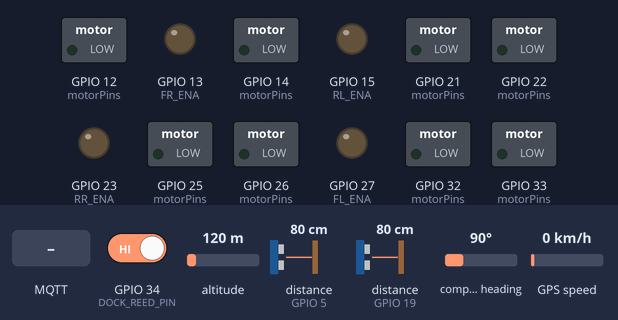
This program was run on a simulated ESP32. Shown: switched loads named in the program (green lamp = pin HIGH), output pins drawn as LEDs (lit = HIGH). The inputs (shaded band) are chosen by the test bench; at power-on: GPIO 34 (DOCK_REED_PIN) HIGH, altitude 120 m, distance to the obstacle (sensors on GPIO 5, GPIO 19) 80 cm, compass heading 90°, GPS speed 0 km/h. The echo pulse lasts 58.3 µs per cm; WiFi joins after 1.5 s; servers stay silent unless stated; the GPS gets a fix after 3 s at 37.7749, -122.4194 with 8 satellites; no MQTT or app messages arrive unless stated; what the program prints to the serial monitor is not drawn.

Above: at 1.2 s.
1.3 s: MQTT message "0" arrives on the first subscribed topic
At 5.6 s:
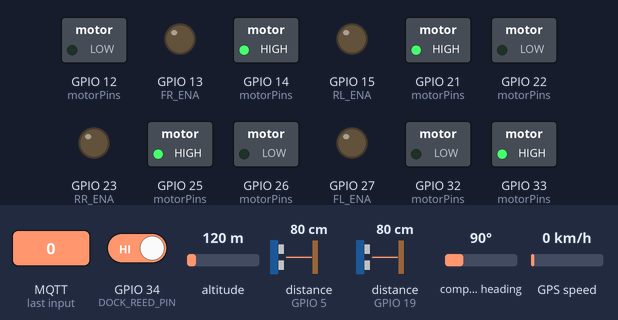
6.5 s: MQTT message "/cmd/estop" arrives on the first subscribed topic
8.0 s: MQTT message "/cmd/estop" arrives on the second subscribed topic
Timing chart, 0 to 11.0 s (numbered marks = the images above; inputs shaded):
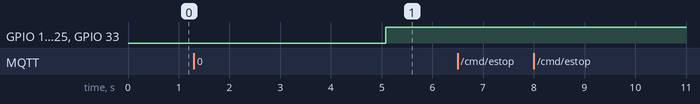

The program:

main.cpp
```cpp
// Roaming Roost — ESP32-WROOM-32 firmware
// Hardware: 4× mecanum wheels (L298N ×2), NEO-6M GPS, HC-SR04 ×4 (obstacles/boundary),
//           reed switch (dock detect), 12V LiFePO4, DHT22
// MQTT: tc/{deviceId}/sensors, tc/{deviceId}/state, tc/{deviceId}/alert
//       tc/{deviceId}/cmd/drive (subscribe), tc/{deviceId}/cmd/estop (subscribe QoS2 retain)

#include <Arduino.h>
#include <WiFi.h>
#include <PubSubClient.h>
#include <ArduinoJson.h>
#include <TinyGPSPlus.h>
#include <NewPing.h>
#include <esp_task_wdt.h>

// — Credentials —
#ifndef WIFI_SSID
#define WIFI_SSID "YOUR_SSID"
#endif
#ifndef WIFI_PASSWORD
#define WIFI_PASSWORD "YOUR_PASSWORD"
#endif
#ifndef MQTT_BROKER
#define MQTT_BROKER "192.168.1.100"
#endif
#ifndef DEVICE_ID
#define DEVICE_ID "rr_001"
#endif

// — Motor pins: L298N #1 (Front Left, Front Right) —
#define FL_IN1  25
#define FL_IN2  26
#define FL_ENA  27   // PWM
#define FR_IN1  14
#define FR_IN2  12
#define FR_ENA  13   // PWM

// — Motor pins: L298N #2 (Rear Left, Rear Right) —
#define RL_IN1  33
#define RL_IN2  32
#define RL_ENA  15   // PWM
#define RR_IN1  21
#define RR_IN2  22
#define RR_ENA  23   // PWM

// — Sensors —
#define DOCK_REED_PIN   34   // INPUT_PULLUP — LOW when docked
#define SONAR_TRIG_F    4
#define SONAR_ECHO_F    5
#define SONAR_TRIG_B    18
#define SONAR_ECHO_B    19
#define GPS_RX          16
#define GPS_TX          17

#define SONAR_MAX_CM    200
#define OBSTACLE_CM      35   // stop if obstacle closer than this

// — Constants —
static const unsigned long SENSOR_INTERVAL_MS    = 10000;
static const unsigned long RECONNECT_INTERVAL_MS  = 5000;
static const unsigned long WATCHDOG_TIMEOUT_MS   = 8000;
static const unsigned long IDLE_MOTOR_TIMEOUT_MS = 3000;   // disable motors after 3s idle
static const int           MOTOR_IDLE_SPEED      = 0;
static const int           MOTOR_PATROL_SPEED    = 140;    // 0-255

// — State machine —
enum class SystemState { BOOT, CONNECTING, IDLE, RUNNING, DOCKING, ERROR, ESTOP };
static SystemState currentState = SystemState::BOOT;

// — Drive command —
struct DriveCmd {
  int   vx;      // forward/backward  -100..100
  int   vy;      // strafe left/right  -100..100
  int   omega;   // rotation          -100..100
  float speed;   // multiplier 0.0-1.0
  unsigned long receivedAt;
};
static DriveCmd pendingDrive = {0, 0, 0, 0.5f, 0};
static bool hasPendingDrive = false;

// — Runtime —
static WiFiClient wifiClient;
static PubSubClient mqttClient(wifiClient);
static TinyGPSPlus gps;
static HardwareSerial gpsSerial(1);
static NewPing sonarFront(SONAR_TRIG_F, SONAR_ECHO_F, SONAR_MAX_CM);
static NewPing sonarRear (SONAR_TRIG_B, SONAR_ECHO_B, SONAR_MAX_CM);

static unsigned long lastSensorPublish   = 0;
static unsigned long lastMotorActivity   = 0;
static unsigned long lastReconnectAttempt = 0;
static bool eStopRequested = false;
static bool isDocked       = false;
static bool returnToDock   = false;

// ── Forward declarations ─────────────────────────────────────────────────────
void transitionTo(SystemState next);
void handleIdle();
void handleRunning();
void handleDocking();
void handleError();
void handleEStop();
void reconnectIfNeeded();
void publishSensors();
void publishState(const char* stateStr);
void onMqttMessage(char* topic, uint8_t* payload, unsigned int length);
void setMecanumVelocity(int vx, int vy, int omega, float speed);
void stopAllMotors();
void disableAllMotors();
bool obstacleAhead();

// ── Setup ────────────────────────────────────────────────────────────────────
void setup() {
  Serial.begin(115200);
  gpsSerial.begin(9600, SERIAL_8N1, GPS_RX, GPS_TX);
  Serial.println("[RoamingRoost] Boot");

  esp_task_wdt_init(WATCHDOG_TIMEOUT_MS / 1000, true);
  esp_task_wdt_add(NULL);

  // Motor pins
  int motorPins[] = { FL_IN1, FL_IN2, FR_IN1, FR_IN2, RL_IN1, RL_IN2, RR_IN1, RR_IN2 };
  for (int pin : motorPins) { pinMode(pin, OUTPUT); digitalWrite(pin, LOW); }
  // PWM channels
  ledcAttachPin(FL_ENA, 0); ledcSetup(0, 1000, 8);
  ledcAttachPin(FR_ENA, 1); ledcSetup(1, 1000, 8);
  ledcAttachPin(RL_ENA, 2); ledcSetup(2, 1000, 8);
  ledcAttachPin(RR_ENA, 3); ledcSetup(3, 1000, 8);
  stopAllMotors();

  pinMode(DOCK_REED_PIN, INPUT_PULLUP);

  WiFi.mode(WIFI_STA);
  WiFi.begin(WIFI_SSID, WIFI_PASSWORD);
  mqttClient.setServer(MQTT_BROKER, 1883);
  mqttClient.setCallback(onMqttMessage);
  mqttClient.setKeepAlive(60);

  transitionTo(SystemState::CONNECTING);
}

// ── Main loop ────────────────────────────────────────────────────────────────
void loop() {
  esp_task_wdt_reset();

  // Feed GPS parser (non-blocking)
  while (gpsSerial.available()) gps.encode(gpsSerial.read());

  // Dock detection
  isDocked = (digitalRead(DOCK_REED_PIN) == LOW);

  if (eStopRequested) { transitionTo(SystemState::ESTOP); }

  switch (currentState) {
    case SystemState::CONNECTING:
      if (WiFi.status() == WL_CONNECTED) {
        Serial.println("[WiFi] Connected: " + WiFi.localIP().toString());
        transitionTo(isDocked ? SystemState::IDLE : SystemState::RUNNING);
      }
      break;
    case SystemState::IDLE:    handleIdle();    break;
    case SystemState::RUNNING: handleRunning(); break;
    case SystemState::DOCKING: handleDocking(); break;
    case SystemState::ERROR:   handleError();   break;
    case SystemState::ESTOP:   handleEStop();   break;
    default: break;
  }

  mqttClient.loop();
  reconnectIfNeeded();

  // Auto-disable motors after idle timeout (prevents coil heating)
  if (millis() - lastMotorActivity > IDLE_MOTOR_TIMEOUT_MS &&
      currentState != SystemState::RUNNING &&
      currentState != SystemState::DOCKING) {
    disableAllMotors();
  }
}

// ── State handlers ───────────────────────────────────────────────────────────
void handleIdle() {
  unsigned long now = millis();
  if (now - lastSensorPublish >= SENSOR_INTERVAL_MS) {
    publishSensors();
    lastSensorPublish = now;
  }
}

void handleRunning() {
  unsigned long now = millis();

  if (now - lastSensorPublish >= SENSOR_INTERVAL_MS) {
    publishSensors();
    lastSensorPublish = now;
  }

  if (returnToDock) {
    transitionTo(SystemState::DOCKING);
    return;
  }

  if (obstacleAhead()) {
    stopAllMotors();
    return;
  }

  // Execute drive command if fresh (<500ms old)
  if (hasPendingDrive && (now - pendingDrive.receivedAt) < 500) {
    setMecanumVelocity(pendingDrive.vx, pendingDrive.vy, pendingDrive.omega, pendingDrive.speed);
    lastMotorActivity = now;
  } else {
    stopAllMotors();
    hasPendingDrive = false;
  }
}

void handleDocking() {
  if (isDocked) {
    stopAllMotors();
    transitionTo(SystemState::IDLE);
    returnToDock = false;
    return;
  }
  // Stub: TODO — implement dock homing via GPS waypoint or IR beacon
  // For now, drive slowly forward and rely on reed switch detection
  setMecanumVelocity(30, 0, 0, 0.3f);
  lastMotorActivity = millis();
}

void handleError() {
  stopAllMotors();
  publishState("error");
  delay(3000);
  transitionTo(SystemState::IDLE);
}

void handleEStop() {
  disableAllMotors();
  publishState("estop");
}

// ── State machine ────────────────────────────────────────────────────────────
void transitionTo(SystemState next) {
  if (next == currentState) return;
  const char* names[] = { "BOOT","CONNECTING","IDLE","RUNNING","DOCKING","ERROR","ESTOP" };
  Serial.printf("[State] %s → %s\n", names[(int)currentState], names[(int)next]);
  currentState = next;
  if (next != SystemState::CONNECTING) {
    publishState(names[(int)next]);
  }
}

// ── MQTT ─────────────────────────────────────────────────────────────────────
void reconnectIfNeeded() {
  if (!mqttClient.connected() && millis() - lastReconnectAttempt > RECONNECT_INTERVAL_MS) {
    lastReconnectAttempt = millis();
    if (mqttClient.connect("roaming-roost-" DEVICE_ID)) {
      Serial.println("[MQTT] Connected");
      mqttClient.subscribe("tc/" DEVICE_ID "/cmd/drive",  1);
      mqttClient.subscribe("tc/" DEVICE_ID "/cmd/estop",  2);
      mqttClient.subscribe("tc/broadcast/alert",           2);
    } else {
      Serial.printf("[MQTT] Connect failed, rc=%d\n", mqttClient.state());
    }
  }
}

void onMqttMessage(char* topic, uint8_t* payload, unsigned int length) {
  char buf[512];
  size_t copyLen = min((unsigned int)sizeof(buf) - 1, length);
  memcpy(buf, payload, copyLen);
  buf[copyLen] = '\0';

  JsonDocument doc;
  if (deserializeJson(doc, buf) != DeserializationError::Ok) {
    Serial.printf("[MQTT] Invalid JSON on topic %s\n", topic);
    return;
  }

  if (strstr(topic, "/cmd/estop")) {
    bool active = doc["active"] | false;
    eStopRequested = active;
    if (!active && currentState == SystemState::ESTOP) {
      transitionTo(SystemState::IDLE);
    }
  } else if (strstr(topic, "/cmd/drive")) {
    // {"vx":50,"vy":0,"omega":0,"speed":0.5}  vx/vy/omega in -100..100
    pendingDrive.vx         = doc["vx"]    | 0;
    pendingDrive.vy         = doc["vy"]    | 0;
    pendingDrive.omega      = doc["omega"] | 0;
    pendingDrive.speed      = doc["speed"] | 0.5f;
    pendingDrive.receivedAt = millis();
    hasPendingDrive         = true;
    if (currentState == SystemState::IDLE) transitionTo(SystemState::RUNNING);
  } else if (strstr(topic, "broadcast/alert")) {
    // Predator detected by WatchTower — return to dock
    const char* alertType = doc["type"] | "";
    if (strcmp(alertType, "predator") == 0) {
      Serial.println("[Alert] Predator detected — returning to dock");
      returnToDock = true;
    }
  }
}

// ── Sensor publishing ─────────────────────────────────────────────────────────
void publishSensors() {
  if (!mqttClient.connected()) return;
  JsonDocument doc;
  doc["deviceId"]  = DEVICE_ID;
  doc["isDocked"]  = isDocked;
  doc["state"]     = currentState == SystemState::ESTOP ? "estop" :
                     currentState == SystemState::RUNNING ? "running" :
                     currentState == SystemState::DOCKING ? "docking" : "idle";
  if (gps.location.isValid()) {
    doc["lat"] = gps.location.lat();
    doc["lng"] = gps.location.lng();
  }
  doc["gpsSats"]   = gps.satellites.value();
  doc["sonarF_cm"] = sonarFront.ping_cm();
  doc["sonarR_cm"] = sonarRear.ping_cm();
  doc["freeHeap"]  = ESP.getFreeHeap();
  doc["ts"]        = millis();

  char buf[512];
  serializeJson(doc, buf, sizeof(buf));
  mqttClient.publish("tc/" DEVICE_ID "/sensors", buf, false);
}

void publishState(const char* stateStr) {
  if (!mqttClient.connected()) return;
  JsonDocument doc;
  doc["state"]    = stateStr;
  doc["deviceId"] = DEVICE_ID;
  doc["isDocked"] = isDocked;
  doc["freeHeap"] = ESP.getFreeHeap();
  doc["uptime"]   = millis() / 1000;
  doc["rssi"]     = WiFi.RSSI();
  doc["ts"]       = millis();
  char buf[256];
  serializeJson(doc, buf, sizeof(buf));
  mqttClient.publish("tc/" DEVICE_ID "/state", buf, 1, false);
}

// ── Mecanum drive ─────────────────────────────────────────────────────────────
// Mecanum kinematics: each wheel speed = vx ± vy ± omega
void setMecanumVelocity(int vx, int vy, int omega, float speed) {
  // Clamp inputs
  vx    = constrain(vx,    -100, 100);
  vy    = constrain(vy,    -100, 100);
  omega = constrain(omega, -100, 100);
  speed = constrain(speed,  0.0f, 1.0f);

  int fl = vx + vy + omega;
  int fr = vx - vy - omega;
  int rl = vx - vy + omega;
  int rr = vx + vy - omega;

  // Normalize and scale
  int maxVal = max({abs(fl), abs(fr), abs(rl), abs(rr), 100});
  auto toSpeed = [&](int v) -> int {
    return (int)(abs(v) / (float)maxVal * 255.0f * speed);
  };
  auto setMotor = [&](int in1, int in2, int enaChannel, int v) {
    digitalWrite(in1, v >= 0 ? HIGH : LOW);
    digitalWrite(in2, v >= 0 ? LOW  : HIGH);
    ledcWrite(enaChannel, toSpeed(v));
  };

  setMotor(FL_IN1, FL_IN2, 0, fl);
  setMotor(FR_IN1, FR_IN2, 1, fr);
  setMotor(RL_IN1, RL_IN2, 2, rl);
  setMotor(RR_IN1, RR_IN2, 3, rr);
}

void stopAllMotors() {
  ledcWrite(0, 0); ledcWrite(1, 0); ledcWrite(2, 0); ledcWrite(3, 0);
}

void disableAllMotors() {
  stopAllMotors();
  // De-energize coils by setting IN1=LOW, IN2=LOW
  int pins[] = { FL_IN1, FL_IN2, FR_IN1, FR_IN2, RL_IN1, RL_IN2, RR_IN1, RR_IN2 };
  for (int pin : pins) { digitalWrite(pin, LOW); }
}

bool obstacleAhead() {
  unsigned int d = sonarFront.ping_cm();
  return (d > 0 && d < OBSTACLE_CM);
}
```

Measured:
- after the input at 1.3 s, GPIO 14 (motorPins), GPIO 21 (motorPins), GPIO 25 (motorPins), GPIO 33 (motorPins): LOW → HIGH after 3.8 s
- after the input at 6.5 s, every drawn part: stays the same
- after the input at 8.0 s, every drawn part: stays the same
